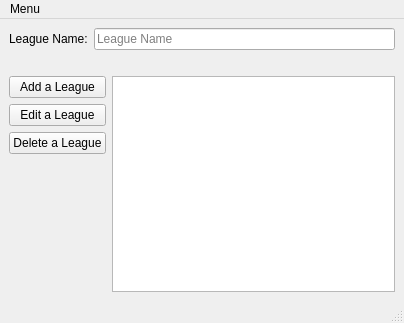
<?xml version="1.0" encoding="UTF-8"?>
<ui version="4.0">
 <class>MainWindow</class>
 <widget class="QMainWindow" name="MainWindow">
  <property name="windowModality">
   <enum>Qt::ApplicationModal</enum>
  </property>
  <property name="geometry">
   <rect>
    <x>0</x>
    <y>0</y>
    <width>404</width>
    <height>323</height>
   </rect>
  </property>
  <property name="windowTitle">
   <string>Curling League Manager</string>
  </property>
  <widget class="QWidget" name="centralwidget">
   <layout class="QFormLayout" name="formLayout">
    <item row="0" column="0" colspan="2">
     <layout class="QVBoxLayout" name="verticalLayout">
      <item>
       <layout class="QHBoxLayout" name="horizontalLayout_2">
        <item>
         <widget class="QLabel" name="lblLeagueName">
          <property name="text">
           <string>League Name:</string>
          </property>
         </widget>
        </item>
        <item>
         <widget class="QLineEdit" name="leagueLineEdit">
          <property name="text">
           <string/>
          </property>
          <property name="placeholderText">
           <string>League Name</string>
          </property>
         </widget>
        </item>
       </layout>
      </item>
      <item>
       <layout class="QHBoxLayout" name="horizontalLayout">
        <item>
         <spacer name="horizontalSpacer">
          <property name="orientation">
           <enum>Qt::Horizontal</enum>
          </property>
          <property name="sizeHint" stdset="0">
           <size>
            <width>40</width>
            <height>20</height>
           </size>
          </property>
         </spacer>
        </item>
       </layout>
      </item>
     </layout>
    </item>
    <item row="1" column="0">
     <layout class="QVBoxLayout" name="verticalLayout_2">
      <item>
       <widget class="QPushButton" name="addLeagueBtn">
        <property name="text">
         <string>Add a League</string>
        </property>
       </widget>
      </item>
      <item>
       <widget class="QPushButton" name="editLeagueBtn">
        <property name="text">
         <string>Edit a League</string>
        </property>
       </widget>
      </item>
      <item>
       <widget class="QPushButton" name="deleteLeagueBtn">
        <property name="text">
         <string>Delete a League</string>
        </property>
       </widget>
      </item>
      <item>
       <spacer name="verticalSpacer">
        <property name="orientation">
         <enum>Qt::Vertical</enum>
        </property>
        <property name="sizeHint" stdset="0">
         <size>
          <width>20</width>
          <height>40</height>
         </size>
        </property>
       </spacer>
      </item>
     </layout>
    </item>
    <item row="1" column="1">
     <widget class="QListWidget" name="displayLeague"/>
    </item>
   </layout>
  </widget>
  <widget class="QMenuBar" name="menubar">
   <property name="geometry">
    <rect>
     <x>0</x>
     <y>0</y>
     <width>404</width>
     <height>22</height>
    </rect>
   </property>
   <widget class="QMenu" name="menuLeauge">
    <property name="title">
     <string>Menu</string>
    </property>
    <addaction name="actionLoad"/>
    <addaction name="actionSave"/>
    <addaction name="separator"/>
    <addaction name="actionQuit"/>
   </widget>
   <addaction name="menuLeauge"/>
  </widget>
  <widget class="QStatusBar" name="statusbar"/>
  <action name="actionLoad">
   <property name="text">
    <string>Load</string>
   </property>
   <property name="shortcutContext">
    <enum>Qt::WindowShortcut</enum>
   </property>
  </action>
  <action name="actionSave">
   <property name="text">
    <string>Save</string>
   </property>
  </action>
  <action name="actionQuit">
   <property name="text">
    <string>Quit</string>
   </property>
  </action>
 </widget>
 <resources/>
 <connections/>
</ui>
